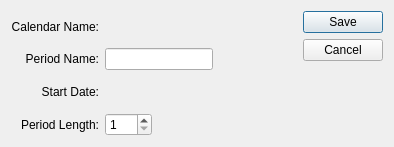
<?xml version="1.0" encoding="UTF-8"?>
<ui version="4.0">
 <comment>This file is part of the xTuple ERP: PostBooks Edition, a free and
open source Enterprise Resource Planning software suite,
Copyright (c) 1999-2011 by OpenMFG LLC, d/b/a xTuple.
It is licensed to you under the Common Public Attribution License
version 1.0, the full text of which (including xTuple-specific Exhibits)
is available at www.xtuple.com/CPAL.  By using this software, you agree
to be bound by its terms.</comment>
 <class>absoluteCalendarItem</class>
 <widget class="QDialog" name="absoluteCalendarItem">
  <property name="geometry">
   <rect>
    <x>0</x>
    <y>0</y>
    <width>394</width>
    <height>147</height>
   </rect>
  </property>
  <property name="windowTitle">
   <string>Absolute Calendar Item</string>
  </property>
  <layout class="QGridLayout" name="gridLayout">
   <item row="0" column="0">
    <widget class="QLabel" name="_calendarNameLit">
     <property name="text">
      <string>Calendar Name:</string>
     </property>
     <property name="alignment">
      <set>Qt::AlignRight|Qt::AlignTrailing|Qt::AlignVCenter</set>
     </property>
    </widget>
   </item>
   <item row="0" column="1">
    <widget class="QLabel" name="_calendarName">
     <property name="sizePolicy">
      <sizepolicy hsizetype="Expanding" vsizetype="Preferred">
       <horstretch>0</horstretch>
       <verstretch>0</verstretch>
      </sizepolicy>
     </property>
     <property name="text">
      <string/>
     </property>
     <property name="alignment">
      <set>Qt::AlignLeading|Qt::AlignLeft|Qt::AlignVCenter</set>
     </property>
    </widget>
   </item>
   <item row="0" column="2" rowspan="4">
    <widget class="QDialogButtonBox" name="_buttonBox">
     <property name="orientation">
      <enum>Qt::Vertical</enum>
     </property>
     <property name="standardButtons">
      <set>QDialogButtonBox::Cancel|QDialogButtonBox::Save</set>
     </property>
    </widget>
   </item>
   <item row="1" column="0">
    <widget class="QLabel" name="_periodNameLit">
     <property name="text">
      <string>Period Name:</string>
     </property>
     <property name="alignment">
      <set>Qt::AlignRight|Qt::AlignTrailing|Qt::AlignVCenter</set>
     </property>
    </widget>
   </item>
   <item row="1" column="1">
    <layout class="QHBoxLayout">
     <property name="spacing">
      <number>0</number>
     </property>
     <item>
      <widget class="XLineEdit" name="_name"/>
     </item>
     <item>
      <spacer>
       <property name="orientation">
        <enum>Qt::Horizontal</enum>
       </property>
       <property name="sizeType">
        <enum>QSizePolicy::Expanding</enum>
       </property>
       <property name="sizeHint" stdset="0">
        <size>
         <width>20</width>
         <height>20</height>
        </size>
       </property>
      </spacer>
     </item>
    </layout>
   </item>
   <item row="2" column="0">
    <widget class="QLabel" name="_startDateLit">
     <property name="text">
      <string>Start Date:</string>
     </property>
     <property name="alignment">
      <set>Qt::AlignRight|Qt::AlignTrailing|Qt::AlignVCenter</set>
     </property>
    </widget>
   </item>
   <item row="2" column="1">
    <layout class="QHBoxLayout">
     <property name="spacing">
      <number>0</number>
     </property>
     <item>
      <widget class="DLineEdit" name="_startDate"/>
     </item>
     <item>
      <spacer>
       <property name="orientation">
        <enum>Qt::Horizontal</enum>
       </property>
       <property name="sizeType">
        <enum>QSizePolicy::Expanding</enum>
       </property>
       <property name="sizeHint" stdset="0">
        <size>
         <width>20</width>
         <height>20</height>
        </size>
       </property>
      </spacer>
     </item>
    </layout>
   </item>
   <item row="3" column="0">
    <widget class="QLabel" name="_periodLengthLit">
     <property name="text">
      <string>Period Length:</string>
     </property>
     <property name="alignment">
      <set>Qt::AlignRight|Qt::AlignTrailing|Qt::AlignVCenter</set>
     </property>
    </widget>
   </item>
   <item row="3" column="1">
    <layout class="QHBoxLayout">
     <property name="spacing">
      <number>0</number>
     </property>
     <item>
      <widget class="QSpinBox" name="_periodLength">
       <property name="minimum">
        <number>1</number>
       </property>
       <property name="maximum">
        <number>999</number>
       </property>
      </widget>
     </item>
     <item>
      <spacer>
       <property name="orientation">
        <enum>Qt::Horizontal</enum>
       </property>
       <property name="sizeType">
        <enum>QSizePolicy::Expanding</enum>
       </property>
       <property name="sizeHint" stdset="0">
        <size>
         <width>20</width>
         <height>20</height>
        </size>
       </property>
      </spacer>
     </item>
    </layout>
   </item>
  </layout>
 </widget>
 <layoutdefault spacing="6" margin="11"/>
 <pixmapfunction>qPixmapFromMimeSource</pixmapfunction>
 <customwidgets>
  <customwidget>
   <class>DLineEdit</class>
   <extends>QWidget</extends>
   <header>datecluster.h</header>
   <container>1</container>
  </customwidget>
  <customwidget>
   <class>XLineEdit</class>
   <extends>QLineEdit</extends>
   <header>xlineedit.h</header>
   <container>1</container>
  </customwidget>
 </customwidgets>
 <tabstops>
  <tabstop>_name</tabstop>
  <tabstop>_startDate</tabstop>
  <tabstop>_periodLength</tabstop>
 </tabstops>
 <resources/>
 <connections/>
</ui>
